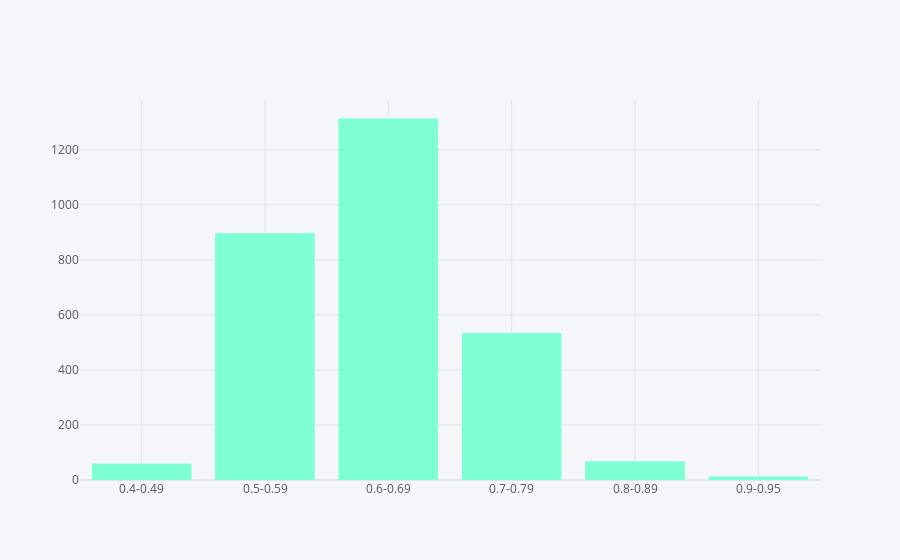

Here is the notebook cell this chart was saved with:
### Code cell
build_bar_two('pff_hurry', 'aquamarine')

### Figure 1 — Plotly figure (JSON) as saved in the notebook; plotly's stock layout.template omitted (floating-point values rounded to 4 significant figures)
{"data": [{"marker": {"color": "rgba(127, 255, 212, 1)", "line": {"color": "rgba(127, 255, 212, 1.0)", "width": 1}}, "name": "pff_hurry", "orientation": "v", "text": "", "type": "bar", "x": ["0.4-0.49", "0.5-0.59", "0.6-0.69", "0.7-0.79", "0.8-0.89", "0.9-0.95"], "y": [58, 895, 1312, 532, 66, 11]}], "layout": {"autosize": true, "legend": {"bgcolor": "#F5F6F9", "font": {"color": "#4D5663"}}, "paper_bgcolor": "#F5F6F9", "plot_bgcolor": "#F5F6F9", "title": {"font": {"color": "#4D5663"}}, "xaxis": {"autorange": true, "gridcolor": "#E1E5ED", "range": [-0.5, 5.5], "showgrid": true, "tickfont": {"color": "#4D5663"}, "title": {"font": {"color": "#4D5663"}, "text": ""}, "type": "category", "zerolinecolor": "#E1E5ED"}, "yaxis": {"autorange": true, "gridcolor": "#E1E5ED", "range": [0, 1381.0], "showgrid": true, "tickfont": {"color": "#4D5663"}, "title": {"font": {"color": "#4D5663"}, "text": ""}, "type": "linear", "zerolinecolor": "#E1E5ED"}}}
